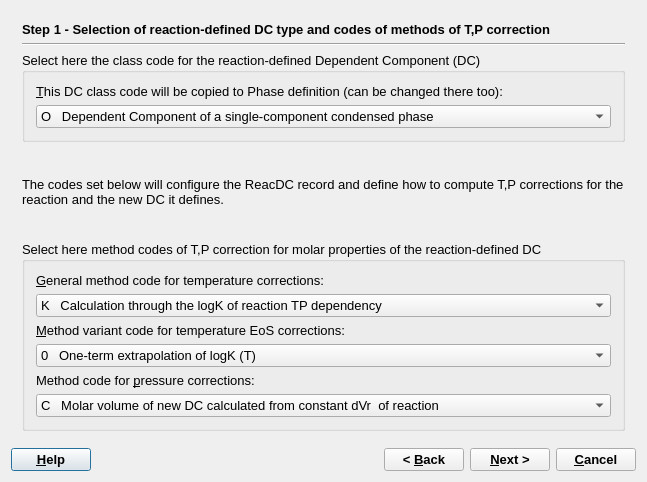
<?xml version="1.0" encoding="UTF-8"?>
<ui version="4.0">
 <class>ReacDCWizardData</class>
 <widget class="QDialog" name="ReacDCWizardData">
  <property name="windowModality">
   <enum>Qt::WindowModal</enum>
  </property>
  <property name="geometry">
   <rect>
    <x>0</x>
    <y>0</y>
    <width>647</width>
    <height>482</height>
   </rect>
  </property>
  <property name="font">
   <font>
    <pointsize>10</pointsize>
   </font>
  </property>
  <property name="windowTitle">
   <string>GEM-Selektor Proces</string>
  </property>
  <layout class="QGridLayout" name="gridLayout">
   <item row="0" column="0">
    <widget class="QStackedWidget" name="stackedWidget">
     <property name="mouseTracking">
      <bool>false</bool>
     </property>
     <property name="acceptDrops">
      <bool>false</bool>
     </property>
     <property name="autoFillBackground">
      <bool>false</bool>
     </property>
     <property name="frameShape">
      <enum>QFrame::NoFrame</enum>
     </property>
     <property name="frameShadow">
      <enum>QFrame::Plain</enum>
     </property>
     <property name="currentIndex">
      <number>0</number>
     </property>
     <widget class="QWidget" name="page">
      <layout class="QGridLayout">
       <item row="0" column="0">
        <widget class="QLabel" name="pageName">
         <property name="sizePolicy">
          <sizepolicy hsizetype="Preferred" vsizetype="Fixed">
           <horstretch>0</horstretch>
           <verstretch>0</verstretch>
          </sizepolicy>
         </property>
         <property name="font">
          <font>
           <weight>75</weight>
           <bold>true</bold>
          </font>
         </property>
         <property name="text">
          <string>Step 1 - Selection of reaction-defined DC type and codes of methods of T,P correction</string>
         </property>
        </widget>
       </item>
       <item row="1" column="0">
        <widget class="Line" name="line">
         <property name="orientation">
          <enum>Qt::Horizontal</enum>
         </property>
        </widget>
       </item>
       <item row="2" column="0">
        <widget class="QGroupBox" name="groupBox">
         <property name="title">
          <string>Select here the class code for the reaction-defined Dependent Component (DC)</string>
         </property>
         <layout class="QVBoxLayout">
          <item>
           <widget class="QLabel" name="ModelCodeLabel">
            <property name="minimumSize">
             <size>
              <width>0</width>
              <height>0</height>
             </size>
            </property>
            <property name="text">
             <string>&amp;This DC class code will be copied to Phase definition (can be changed there too):</string>
            </property>
            <property name="alignment">
             <set>Qt::AlignBottom</set>
            </property>
            <property name="wordWrap">
             <bool>true</bool>
            </property>
            <property name="buddy">
             <cstring>pPreC</cstring>
            </property>
           </widget>
          </item>
          <item>
           <widget class="QComboBox" name="pPreC">
            <item>
             <property name="text">
              <string>O   Dependent Component of a single-component condensed phase</string>
             </property>
            </item>
            <item>
             <property name="text">
              <string>T    Hydrogen ion H+</string>
             </property>
            </item>
            <item>
             <property name="text">
              <string>S    Other aqueous species (ions complexes and ion pairs)</string>
             </property>
            </item>
            <item>
             <property name="text">
              <string>K    Aqueous-surface species (in adsorption site-ligand models)</string>
             </property>
            </item>
            <item>
             <property name="text">
              <string>W   Water H2O (solvent in aqueous phase)</string>
             </property>
            </item>
            <item>
             <property name="text">
              <string>L     Liquid solvent component of the aqueous phase</string>
             </property>
            </item>
            <item>
             <property name="text">
              <string>G    Gas (ideal component)</string>
             </property>
            </item>
            <item>
             <property name="text">
              <string>I     Ideal end-member (ideal mixing, Raoult's law)</string>
             </property>
            </item>
            <item>
             <property name="text">
              <string>J    Junior end-member (solute, non-ideal mixing)</string>
             </property>
            </item>
            <item>
             <property name="text">
              <string>M   Major end-member (solvent, non-ideal mixing)</string>
             </property>
            </item>
            <item>
             <property name="text">
              <string>X    Neutral surface OH functional group</string>
             </property>
            </item>
            <item>
             <property name="text">
              <string>Y    Inner-sphere surface complex</string>
             </property>
            </item>
            <item>
             <property name="text">
              <string>Z    Outer-sphere surface complex </string>
             </property>
            </item>
            <item>
             <property name="text">
              <string>0    Inner-sphere complex on surface type 0 </string>
             </property>
            </item>
            <item>
             <property name="text">
              <string>2    Inner-sphere complex on surface type 1 </string>
             </property>
            </item>
            <item>
             <property name="text">
              <string>4    Inner-sphere complex on surface type 2</string>
             </property>
            </item>
            <item>
             <property name="text">
              <string>6    Inner-sphere complex on surface type 3 </string>
             </property>
            </item>
            <item>
             <property name="text">
              <string>8    Inner-sphere complex on surface type 4</string>
             </property>
            </item>
            <item>
             <property name="text">
              <string>1    Outer-sphere complex on surface  type 0</string>
             </property>
            </item>
            <item>
             <property name="text">
              <string>3    Outer-sphere complex on surface type 1</string>
             </property>
            </item>
            <item>
             <property name="text">
              <string>5    Outer-sphere complex on surface type 2</string>
             </property>
            </item>
            <item>
             <property name="text">
              <string>7    Outer-sphere complex on surface type 3</string>
             </property>
            </item>
            <item>
             <property name="text">
              <string>9    Outer-sphere complex on surtype type 4</string>
             </property>
            </item>
            <item>
             <property name="text">
              <string>Q   Sorbent; major end-member of the sorbent solid solution</string>
             </property>
            </item>
            <item>
             <property name="text">
              <string>P    Other (minor) end-member of the sorbent solid solutio</string>
             </property>
            </item>
           </widget>
          </item>
         </layout>
        </widget>
       </item>
       <item row="3" column="0">
        <widget class="QLabel" name="textLabel10">
         <property name="sizePolicy">
          <sizepolicy hsizetype="Preferred" vsizetype="Preferred">
           <horstretch>0</horstretch>
           <verstretch>0</verstretch>
          </sizepolicy>
         </property>
         <property name="frameShape">
          <enum>QFrame::NoFrame</enum>
         </property>
         <property name="frameShadow">
          <enum>QFrame::Plain</enum>
         </property>
         <property name="text">
          <string>The codes set below will configure the ReacDC record and define how to compute T,P corrections for the reaction and the new DC it defines.</string>
         </property>
         <property name="textFormat">
          <enum>Qt::AutoText</enum>
         </property>
         <property name="scaledContents">
          <bool>false</bool>
         </property>
         <property name="wordWrap">
          <bool>true</bool>
         </property>
         <property name="margin">
          <number>0</number>
         </property>
         <property name="openExternalLinks">
          <bool>false</bool>
         </property>
        </widget>
       </item>
       <item row="4" column="0">
        <widget class="QGroupBox" name="groupBox_7">
         <property name="title">
          <string>Select here method codes of T,P correction for molar properties of the reaction-defined DC</string>
         </property>
         <layout class="QVBoxLayout">
          <item>
           <widget class="QLabel" name="AC_modeLabel">
            <property name="frameShape">
             <enum>QFrame::NoFrame</enum>
            </property>
            <property name="frameShadow">
             <enum>QFrame::Plain</enum>
            </property>
            <property name="text">
             <string>&amp;General method code for temperature corrections:</string>
            </property>
            <property name="alignment">
             <set>Qt::AlignBottom</set>
            </property>
            <property name="wordWrap">
             <bool>true</bool>
            </property>
            <property name="buddy">
             <cstring>p_pct_1</cstring>
            </property>
           </widget>
          </item>
          <item>
           <widget class="QComboBox" name="p_pct_1">
            <item>
             <property name="text">
              <string>K   Calculation through the logK of reaction TP dependency</string>
             </property>
            </item>
            <item>
             <property name="text">
              <string>H   Calculation on the basis of revised HKF EoS (reserved)</string>
             </property>
            </item>
            <item>
             <property name="text">
              <string>C   Calculation on the basis of standard S0  and Cp0  integration</string>
             </property>
            </item>
            <item>
             <property name="text">
              <string>I    Calculation of thermodynamic properties for isotopic forms of compounds</string>
             </property>
            </item>
           </widget>
          </item>
          <item>
           <widget class="QLabel" name="DcEqModeLabel">
            <property name="frameShape">
             <enum>QFrame::NoFrame</enum>
            </property>
            <property name="frameShadow">
             <enum>QFrame::Plain</enum>
            </property>
            <property name="text">
             <string>&amp;Method variant code for temperature EoS corrections:</string>
            </property>
            <property name="alignment">
             <set>Qt::AlignBottom</set>
            </property>
            <property name="wordWrap">
             <bool>true</bool>
            </property>
            <property name="buddy">
             <cstring>p_pct_2</cstring>
            </property>
           </widget>
          </item>
          <item>
           <widget class="QComboBox" name="p_pct_2">
            <item>
             <property name="text">
              <string>0   One-term extrapolation of logK (T) </string>
             </property>
            </item>
            <item>
             <property name="text">
              <string>1   One-term extrapolation of logK (T)  assuming dGr (T) = dGr (Tr ) = const.</string>
             </property>
            </item>
            <item>
             <property name="text">
              <string>2   Two-term extrapolation of logK (T) </string>
             </property>
            </item>
            <item>
             <property name="text">
              <string>3   Three-term extrapolation of logK (T) at dCpr (T) = const</string>
             </property>
            </item>
            <item>
             <property name="text">
              <string>L    Calculation of logK (T) for reactions from 7 empirical coefficients</string>
             </property>
            </item>
            <item>
             <property name="text">
              <string>X   Calculation of logK (T) for reactions from 5 empirical Cp coefficients</string>
             </property>
            </item>
            <item>
             <property name="text">
              <string>Z   Lagrange polynomial interpolation of discrete logK (P,T) values</string>
             </property>
            </item>
            <item>
             <property name="text">
              <string>R   Calculation of logK, dSr, dCpr, dVr using Marshall-Franck density model</string>
             </property>
            </item>
            <item>
             <property name="text">
              <string>Y   Calculation of logK, dSr, dCpr, dVr using modified Ryzhenko-Bryzgalin model</string>
             </property>
            </item>
            <item>
             <property name="text">
              <string>G   Calculation of standard Gibbs energy function g0T for isotopic forms of compounds</string>
             </property>
            </item>
            <item>
             <property name="text">
              <string>S   Calculation of g0T, h0T, S0T from standard entropy integration</string>
             </property>
            </item>
            <item>
             <property name="text">
              <string>E   Pronsprep97 - prediction of properties for aqueous hydroxide complexes</string>
             </property>
            </item>
            <item>
             <property name="text">
              <string>W  Calculation of properties of H2O liquid and vapor (reserved) </string>
             </property>
            </item>
            <item>
             <property name="text">
              <string>K   Calculation using HKF EoS coefficients (reserved)</string>
             </property>
            </item>
           </widget>
          </item>
          <item>
           <widget class="QLabel" name="PhEqModeLabel">
            <property name="text">
             <string>Method code for &amp;pressure corrections:</string>
            </property>
            <property name="alignment">
             <set>Qt::AlignBottom</set>
            </property>
            <property name="wordWrap">
             <bool>true</bool>
            </property>
            <property name="buddy">
             <cstring>p_pct_3</cstring>
            </property>
           </widget>
          </item>
          <item>
           <widget class="QComboBox" name="p_pct_3">
            <item>
             <property name="text">
              <string>C   Molar volume of new DC calculated from constant dVr  of reaction</string>
             </property>
            </item>
            <item>
             <property name="text">
              <string>N   No pressure correction to be done</string>
             </property>
            </item>
            <item>
             <property name="text">
              <string>Z   Lagrange polynomial interpolation of discrete logK (P,T )</string>
             </property>
            </item>
            <item>
             <property name="text">
              <string>0   Account for pressure dependence is inherent</string>
             </property>
            </item>
            <item>
             <property name="text">
              <string>K   Molar volume is calculated from 5 empirical coefficients</string>
             </property>
            </item>
            <item>
             <property name="text">
              <string>E   Molar volume V (T,P )  increment to V0 (reserved)</string>
             </property>
            </item>
            <item>
             <property name="text">
              <string>F   Pressure corrections for the properties of H2O liquid (reserved)</string>
             </property>
            </item>
            <item>
             <property name="text">
              <string>P   Pronsprep97 - prediction of standard state data for aqueous metal complexes</string>
             </property>
            </item>
           </widget>
          </item>
         </layout>
        </widget>
       </item>
      </layout>
     </widget>
     <widget class="QWidget" name="page_2">
      <layout class="QGridLayout">
       <item row="0" column="0">
        <widget class="QLabel" name="label">
         <property name="sizePolicy">
          <sizepolicy hsizetype="Preferred" vsizetype="Fixed">
           <horstretch>0</horstretch>
           <verstretch>0</verstretch>
          </sizepolicy>
         </property>
         <property name="font">
          <font>
           <weight>75</weight>
           <bold>true</bold>
          </font>
         </property>
         <property name="text">
          <string>Step 2 - Specific dimensions and settings</string>
         </property>
        </widget>
       </item>
       <item row="1" column="0">
        <widget class="Line" name="line_2">
         <property name="orientation">
          <enum>Qt::Horizontal</enum>
         </property>
        </widget>
       </item>
       <item row="2" column="0">
        <widget class="QGroupBox" name="groupBox_2">
         <property name="sizePolicy">
          <sizepolicy hsizetype="Minimum" vsizetype="Minimum">
           <horstretch>0</horstretch>
           <verstretch>0</verstretch>
          </sizepolicy>
         </property>
         <property name="title">
          <string>Dimension to change only in special cases (e.g. to find properties of reaction between existing DCs)</string>
         </property>
         <layout class="QHBoxLayout">
          <item>
           <widget class="QSpinBox" name="pnDC">
            <property name="sizePolicy">
             <sizepolicy hsizetype="Fixed" vsizetype="Fixed">
              <horstretch>0</horstretch>
              <verstretch>0</verstretch>
             </sizepolicy>
            </property>
           </widget>
          </item>
          <item>
           <widget class="QLabel" name="textLabel1_2_2">
            <property name="sizePolicy">
             <sizepolicy hsizetype="Preferred" vsizetype="Preferred">
              <horstretch>0</horstretch>
              <verstretch>0</verstretch>
             </sizepolicy>
            </property>
            <property name="text">
             <string>Number of &amp;DCs in the reaction (usually set automatically after selecting the DCs)</string>
            </property>
            <property name="alignment">
             <set>Qt::AlignVCenter</set>
            </property>
            <property name="wordWrap">
             <bool>true</bool>
            </property>
            <property name="buddy">
             <cstring>pnDC</cstring>
            </property>
           </widget>
          </item>
         </layout>
        </widget>
       </item>
       <item row="3" column="0">
        <widget class="QGroupBox" name="groupBox_4">
         <property name="title">
          <string>Dimensions to set only for the logK array for T,P corrections by interpolation (KZZ method codes)   </string>
         </property>
         <layout class="QGridLayout">
          <item row="0" column="0">
           <widget class="QSpinBox" name="pnTp">
            <property name="sizePolicy">
             <sizepolicy hsizetype="Fixed" vsizetype="Fixed">
              <horstretch>0</horstretch>
              <verstretch>0</verstretch>
             </sizepolicy>
            </property>
            <property name="minimumSize">
             <size>
              <width>50</width>
              <height>0</height>
             </size>
            </property>
           </widget>
          </item>
          <item row="0" column="1">
           <widget class="QLabel" name="textLabel1">
            <property name="text">
             <string>Number of interpolation points along T (&gt; 2, &lt; 20)</string>
            </property>
            <property name="alignment">
             <set>Qt::AlignVCenter</set>
            </property>
            <property name="wordWrap">
             <bool>true</bool>
            </property>
           </widget>
          </item>
          <item row="1" column="0">
           <widget class="QSpinBox" name="pnPp">
            <property name="sizePolicy">
             <sizepolicy hsizetype="Fixed" vsizetype="Fixed">
              <horstretch>0</horstretch>
              <verstretch>0</verstretch>
             </sizepolicy>
            </property>
            <property name="minimumSize">
             <size>
              <width>50</width>
              <height>0</height>
             </size>
            </property>
           </widget>
          </item>
          <item row="1" column="1">
           <widget class="QLabel" name="textLabel1_2">
            <property name="text">
             <string>Number of interpolation points along P (&gt; 1, &lt; 10)</string>
            </property>
            <property name="alignment">
             <set>Qt::AlignVCenter</set>
            </property>
            <property name="wordWrap">
             <bool>true</bool>
            </property>
           </widget>
          </item>
         </layout>
        </widget>
       </item>
       <item row="4" column="0">
        <widget class="QGroupBox" name="groupBox_3">
         <property name="sizePolicy">
          <sizepolicy hsizetype="Minimum" vsizetype="Minimum">
           <horstretch>0</horstretch>
           <verstretch>0</verstretch>
          </sizepolicy>
         </property>
         <property name="title">
          <string>Units of measurement (cannot be changed in this version of GEMS) </string>
         </property>
         <layout class="QGridLayout">
          <item row="0" column="0">
           <widget class="QComboBox" name="pPunE">
            <property name="enabled">
             <bool>false</bool>
            </property>
            <property name="sizePolicy">
             <sizepolicy hsizetype="Fixed" vsizetype="Fixed">
              <horstretch>0</horstretch>
              <verstretch>0</verstretch>
             </sizepolicy>
            </property>
            <property name="minimumSize">
             <size>
              <width>180</width>
              <height>0</height>
             </size>
            </property>
            <item>
             <property name="text">
              <string>j     J/mol(/K) </string>
             </property>
            </item>
            <item>
             <property name="text">
              <string>c    cal/mol(/K)</string>
             </property>
            </item>
            <item>
             <property name="text">
              <string>J     kJ/mol(/K)</string>
             </property>
            </item>
            <item>
             <property name="text">
              <string>C    kcal/mol(/K)</string>
             </property>
            </item>
            <item>
             <property name="text">
              <string>N   Normalized</string>
             </property>
            </item>
           </widget>
          </item>
          <item row="0" column="1">
           <widget class="QLabel" name="textLabel1_2_3">
            <property name="text">
             <string>Units of energy (default: j)</string>
            </property>
            <property name="wordWrap">
             <bool>false</bool>
            </property>
            <property name="buddy">
             <cstring>pPunE</cstring>
            </property>
           </widget>
          </item>
          <item row="1" column="0">
           <widget class="QComboBox" name="pPunV">
            <property name="enabled">
             <bool>false</bool>
            </property>
            <property name="sizePolicy">
             <sizepolicy hsizetype="Fixed" vsizetype="Fixed">
              <horstretch>0</horstretch>
              <verstretch>0</verstretch>
             </sizepolicy>
            </property>
            <property name="minimumSize">
             <size>
              <width>180</width>
              <height>0</height>
             </size>
            </property>
            <item>
             <property name="text">
              <string>j    J/bar  = 0.1 cm3/mol</string>
             </property>
            </item>
            <item>
             <property name="text">
              <string>a   cal/bar</string>
             </property>
            </item>
            <item>
             <property name="text">
              <string>m   cm3/mol</string>
             </property>
            </item>
           </widget>
          </item>
          <item row="1" column="1">
           <widget class="QLabel" name="textLabel1_2_3_2">
            <property name="text">
             <string>Units of of volume (default:  j)</string>
            </property>
            <property name="wordWrap">
             <bool>false</bool>
            </property>
            <property name="buddy">
             <cstring>pPunV</cstring>
            </property>
           </widget>
          </item>
          <item row="2" column="0">
           <widget class="QComboBox" name="pPunP">
            <property name="enabled">
             <bool>false</bool>
            </property>
            <property name="sizePolicy">
             <sizepolicy hsizetype="Fixed" vsizetype="Fixed">
              <horstretch>0</horstretch>
              <verstretch>0</verstretch>
             </sizepolicy>
            </property>
            <property name="minimumSize">
             <size>
              <width>180</width>
              <height>0</height>
             </size>
            </property>
            <item>
             <property name="text">
              <string>b    bar  = 10^5 Pa</string>
             </property>
            </item>
            <item>
             <property name="text">
              <string>B    kbar (kilobar)</string>
             </property>
            </item>
            <item>
             <property name="text">
              <string>p    Pa  (Pascal)</string>
             </property>
            </item>
            <item>
             <property name="text">
              <string>P    MPa  = 10^6 Pa  </string>
             </property>
            </item>
            <item>
             <property name="text">
              <string>A    atm (=1.013 bar)</string>
             </property>
            </item>
           </widget>
          </item>
          <item row="2" column="1">
           <widget class="QLabel" name="textLabel1_2_3_2_3">
            <property name="text">
             <string>Units of pressure (default: b)</string>
            </property>
            <property name="wordWrap">
             <bool>false</bool>
            </property>
            <property name="buddy">
             <cstring>pPunP</cstring>
            </property>
           </widget>
          </item>
          <item row="3" column="0">
           <widget class="QComboBox" name="pPunT">
            <property name="enabled">
             <bool>false</bool>
            </property>
            <property name="minimumSize">
             <size>
              <width>180</width>
              <height>0</height>
             </size>
            </property>
            <item>
             <property name="text">
              <string>C   Celsius  </string>
             </property>
            </item>
            <item>
             <property name="text">
              <string>K   Kelvin</string>
             </property>
            </item>
            <item>
             <property name="text">
              <string>F   Fahrenheit</string>
             </property>
            </item>
           </widget>
          </item>
          <item row="3" column="1">
           <widget class="QLabel" name="textLabel1_2_3_2_2">
            <property name="frameShape">
             <enum>QFrame::NoFrame</enum>
            </property>
            <property name="frameShadow">
             <enum>QFrame::Plain</enum>
            </property>
            <property name="text">
             <string>Units of temperature (default: C)</string>
            </property>
            <property name="wordWrap">
             <bool>false</bool>
            </property>
            <property name="buddy">
             <cstring>pPunT</cstring>
            </property>
           </widget>
          </item>
         </layout>
        </widget>
       </item>
      </layout>
     </widget>
     <widget class="QWidget" name="page_4">
      <widget class="QLabel" name="label_3">
       <property name="geometry">
        <rect>
         <x>12</x>
         <y>12</y>
         <width>131</width>
         <height>16</height>
        </rect>
       </property>
       <property name="sizePolicy">
        <sizepolicy hsizetype="Preferred" vsizetype="Fixed">
         <horstretch>0</horstretch>
         <verstretch>0</verstretch>
        </sizepolicy>
       </property>
       <property name="font">
        <font>
         <weight>75</weight>
         <bold>true</bold>
        </font>
       </property>
       <property name="text">
        <string>Step 3 - Useful hints</string>
       </property>
      </widget>
      <widget class="Line" name="line_4">
       <property name="geometry">
        <rect>
         <x>12</x>
         <y>39</y>
         <width>606</width>
         <height>16</height>
        </rect>
       </property>
       <property name="orientation">
        <enum>Qt::Horizontal</enum>
       </property>
      </widget>
      <widget class="QGroupBox" name="groupBox_5">
       <property name="geometry">
        <rect>
         <x>10</x>
         <y>60</y>
         <width>601</width>
         <height>81</height>
        </rect>
       </property>
       <property name="sizePolicy">
        <sizepolicy hsizetype="Preferred" vsizetype="Minimum">
         <horstretch>0</horstretch>
         <verstretch>0</verstretch>
        </sizepolicy>
       </property>
       <property name="title">
        <string>Optional</string>
       </property>
       <layout class="QHBoxLayout">
        <item>
         <widget class="QSpinBox" name="spinBoxSDrefLnk">
          <property name="sizePolicy">
           <sizepolicy hsizetype="Fixed" vsizetype="Fixed">
            <horstretch>0</horstretch>
            <verstretch>0</verstretch>
           </sizepolicy>
          </property>
         </widget>
        </item>
        <item>
         <widget class="QLabel" name="textLabel5">
          <property name="text">
           <string>&amp;Set here the number of links to SDref bibliography records (default 0)</string>
          </property>
          <property name="alignment">
           <set>Qt::AlignVCenter</set>
          </property>
          <property name="wordWrap">
           <bool>true</bool>
          </property>
          <property name="buddy">
           <cstring>spinBoxSDrefLnk</cstring>
          </property>
         </widget>
        </item>
       </layout>
      </widget>
      <widget class="QGroupBox" name="groupBox_6">
       <property name="geometry">
        <rect>
         <x>12</x>
         <y>151</y>
         <width>591</width>
         <height>261</height>
        </rect>
       </property>
       <property name="title">
        <string>What will happen after you click &quot;Finish&quot;</string>
       </property>
       <layout class="QGridLayout">
        <item row="1" column="0">
         <widget class="QLabel" name="textLabel12">
          <property name="text">
           <string>(2) When Page 1 appears, fill out RDname field and enter the formula of new (last) DC into RDform field. Next, enter the reaction stoichiometry coefficients into the SC_DC column (convention: positive for products, negative for reactants). Then enter the available dVr; K or logK or dGr; dHr or dSr; dCpr values. If some properties are unknown (e.g. dHr), enter the 'empty' value '---' there.</string>
          </property>
          <property name="alignment">
           <set>Qt::AlignVCenter</set>
          </property>
          <property name="wordWrap">
           <bool>true</bool>
          </property>
         </widget>
        </item>
        <item row="2" column="0">
         <widget class="QLabel" name="textLabel14">
          <property name="text">
           <string>(3) Click on 'Calculate' toolbar button: the missing properties of the reaction and the newly defined DC (the last one) will appear on Page 1. Save the ReacDC record to database. You may test T,P corrections for properties of the reaction or its new DC by creating a RTParm tabulator on this ReacDC record later on.</string>
          </property>
          <property name="alignment">
           <set>Qt::AlignVCenter</set>
          </property>
          <property name="wordWrap">
           <bool>true</bool>
          </property>
         </widget>
        </item>
        <item row="0" column="0">
         <widget class="QLabel" name="textLabel13">
          <property name="text">
           <string>(1) A list of available ReacDC records will appear, asking you to mark those selected into the reaction. Next, a list of available DComp records appears, to mark those taken into reaction. In total, minimum one DC (DComp or ReacDC) must be selected if the reaction defines a new DC, or at least two DCs must be selected if only the properties of reaction shall be calculated.</string>
          </property>
          <property name="alignment">
           <set>Qt::AlignVCenter</set>
          </property>
          <property name="wordWrap">
           <bool>true</bool>
          </property>
         </widget>
        </item>
       </layout>
      </widget>
     </widget>
    </widget>
   </item>
   <item row="1" column="0">
    <layout class="QHBoxLayout">
     <item>
      <widget class="QPushButton" name="pHelp">
       <property name="font">
        <font>
         <weight>75</weight>
         <bold>true</bold>
        </font>
       </property>
       <property name="text">
        <string>&amp;Help</string>
       </property>
      </widget>
     </item>
     <item>
      <spacer>
       <property name="orientation">
        <enum>Qt::Horizontal</enum>
       </property>
       <property name="sizeHint" stdset="0">
        <size>
         <width>40</width>
         <height>20</height>
        </size>
       </property>
      </spacer>
     </item>
     <item>
      <widget class="QPushButton" name="pBack">
       <property name="font">
        <font>
         <weight>75</weight>
         <bold>true</bold>
        </font>
       </property>
       <property name="text">
        <string>&lt; &amp;Back</string>
       </property>
      </widget>
     </item>
     <item>
      <widget class="QPushButton" name="pNext">
       <property name="font">
        <font>
         <weight>75</weight>
         <bold>true</bold>
        </font>
       </property>
       <property name="text">
        <string>&amp;Next &gt;</string>
       </property>
      </widget>
     </item>
     <item>
      <widget class="QPushButton" name="pCancel">
       <property name="font">
        <font>
         <weight>75</weight>
         <bold>true</bold>
        </font>
       </property>
       <property name="text">
        <string>&amp;Cancel</string>
       </property>
      </widget>
     </item>
    </layout>
   </item>
  </layout>
 </widget>
 <layoutdefault spacing="6" margin="11"/>
 <tabstops>
  <tabstop>pPreC</tabstop>
  <tabstop>p_pct_1</tabstop>
  <tabstop>p_pct_2</tabstop>
  <tabstop>p_pct_3</tabstop>
  <tabstop>pnDC</tabstop>
  <tabstop>pnTp</tabstop>
  <tabstop>pnPp</tabstop>
  <tabstop>pPunE</tabstop>
  <tabstop>pPunV</tabstop>
  <tabstop>pPunP</tabstop>
  <tabstop>pPunT</tabstop>
  <tabstop>spinBoxSDrefLnk</tabstop>
  <tabstop>pHelp</tabstop>
  <tabstop>pBack</tabstop>
  <tabstop>pNext</tabstop>
  <tabstop>pCancel</tabstop>
 </tabstops>
 <resources/>
 <connections>
  <connection>
   <sender>pCancel</sender>
   <signal>clicked()</signal>
   <receiver>ReacDCWizardData</receiver>
   <slot>reject()</slot>
   <hints>
    <hint type="sourcelabel">
     <x>587</x>
     <y>518</y>
    </hint>
    <hint type="destinationlabel">
     <x>317</x>
     <y>270</y>
    </hint>
   </hints>
  </connection>
 </connections>
</ui>
